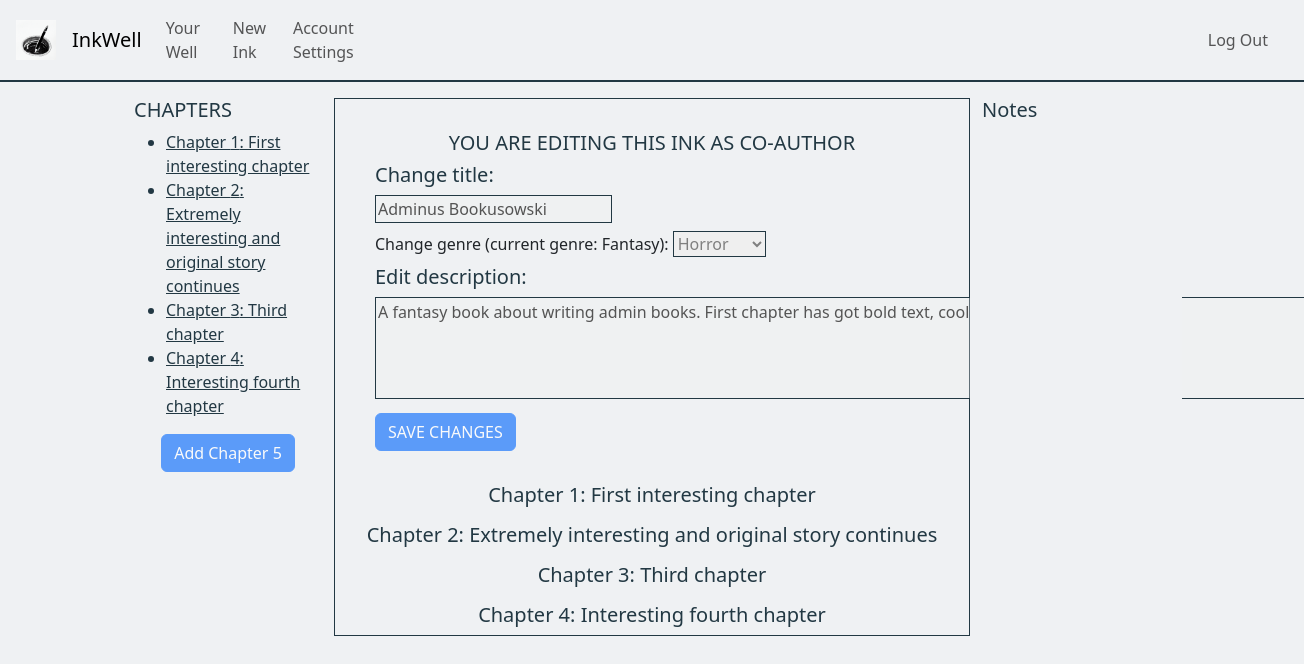
The page /edit_ink/6 (signed in) on the database as committed earlier.
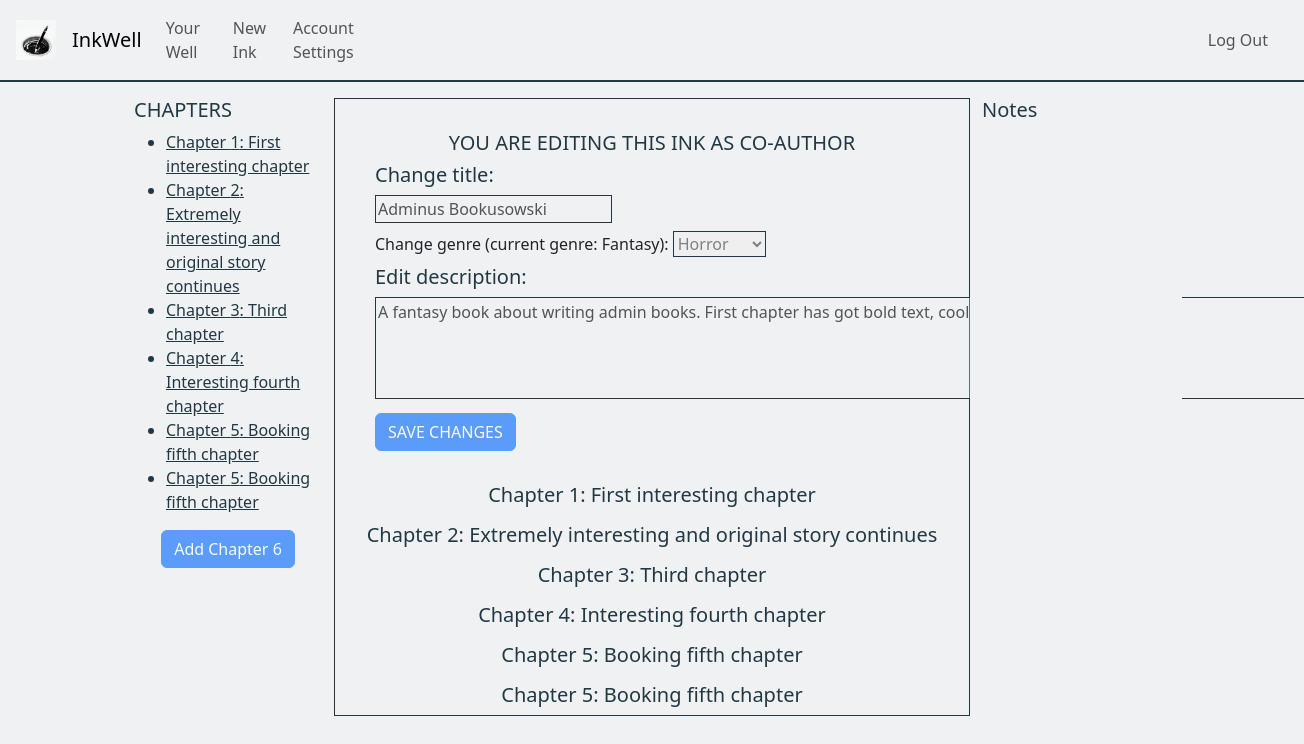
The same page on the database as committed later.
### inkwell/models.py (models this page shows, shortened)
class Chapter(models.Model):
    chapterNumber = models.PositiveIntegerField(default=1)
    chapterTitle = models.CharField(max_length=64)
    chapterContents = QuillField()
    chapterInkOrigin = models.ForeignKey(Ink, on_delete=models.CASCADE, related_name="chapterInkOrigin", default="")

### inkwell/views.py (the view, shortened to what this page needs)
# urls.py: path('edit_ink/<int:inkID>', views.edit_ink, name='edit_ink'),
@login_required
def edit_ink(request, inkID):
    editInk = Ink.objects.get(id=inkID)
    chapters = Chapter.objects.filter(chapterInkOrigin=editInk.id).order_by("chapterNumber")
    if chapters:
        lastChapter = chapters.last().chapterNumber
    else:
        lastChapter = 0
    current_user = User.objects.get(pk=request.user.pk)
    editingAsCoAuthor = False
    if current_user != editInk.inkOwner:
        editingAsCoAuthor = True
    return render(request, "inkwell/edit_ink.html", {
        "editInk": editInk,
        "chapters": chapters,
        "newChapterNum": (lastChapter + 1),
        "editingAsCoAuthor": editingAsCoAuthor
    })

### inkwell/templates/inkwell/edit_ink.html (shortened to what this page needs)
{% extends "inkwell/layout.html" %}
{% block body %}
    <div class="container-flex inkEditContainer">
        <div class="row d-flex justify-content-center">
            <div class="col-2 chaptersListEdit">
                <h5>CHAPTERS</h5>
                <ul>
                    {% for chapter in chapters %}
                        <a href="#anchorChapter{{ chapter.chapterNumber }}"><li>Chapter {{ chapter.chapterNumber }}: {{ chapter.chapterTitle }}</li></a>
                    {% endfor %}
                </ul>
                <div class="d-flex justify-content-center">
                    {% if editingAsCoAuthor %}
                        <button class="btn btn-primary" id="addChapterBtn" onclick="addChapter()" disabled>Add Chapter {{ newChapterNum }}</button>
                    {% else %}
                        <button class="btn btn-primary" id="addChapterBtn" onclick="addChapter()">Add Chapter {{ newChapterNum }}</button>
                    {% endif %}
                </div>
            </div>
            <div class="col-6 inkEditMainColumn">
                <div class="row mb-3 mt-3 d-flex justify-content-center">
                    {% if editingAsCoAuthor %}
                        <h5 class="text-center">YOU ARE EDITING THIS INK AS CO-AUTHOR</h5>
                    {% endif %}
                    <form class="form " action="" method="post">
                        {% if editingAsCoAuthor %}
                            <h5 class="">Change title:</h5>
                            <input class="form-label title" type="text" id="title" name="title" value="{{ editInk.title }}" disabled>
                            <div class="genresEdit">
                                <label for="genresEdit">Change genre (current genre: {{ editInk.genre }}):</label>
                                <select class="form-label" id="genresEdit" name="genresEdit" disabled>
                                    <option value="Horror">Horror</option>
                                </select>
                            </div>
                            <div class="col">
                                <h5>Edit description:</h5>
                                <textarea class="form-label descriptionEdit" rows="4" cols="100" name="descriptionEdit" disabled>{{ editInk.description }}</textarea>
                            </div>
                            <button class="btn btn-primary" id="saveAllChapterChangesBtn" disabled>SAVE CHANGES</button>
                        {% endif %}
                    </form>
                </div>
                {% for chapter in chapters %}
                    <div class="chapterEditorDiv" id="anchorChapter{{ chapter.chapterNumber }}">
                        <a class="editChapterAnchor" href="{% url 'edit_chapter' chapterID=chapter.id inkID=editInk.id %}">
                            <h5 class="text-center">Chapter {{ chapter.chapterNumber }}: {{ chapter.chapterTitle }}</h5>
                        </a>
                    </div>
                {% endfor %}
            </div>
            <div class="col-2 chaptersNotesEdit">
                <h5>Notes</h5>
            </div>
        </div>
    </div>
{% endblock %}

Rows that differ between the two databases and show on the page:
added Chapter: chapterNumber "5", chapterTitle "Booking fifth chapter"
added Chapter: chapterNumber "5", chapterTitle "Booking fifth chapter"
Other text that changed with them:
{{ newChapterNum }}: "5" → "6"
